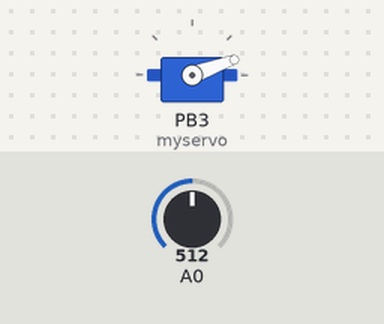
Simulated run of this sketch. Board: ATtiny85, built with avr-gcc and run on an emulated ATtiny85. Shown: servo. The test bench sets the inputs (shaded band); at power-on: A0 = 512. What the sketch prints to the serial monitor is not drawn.

Above: at 1.2 s.
1.3 s: A0 set to 490
At 2.4 s:
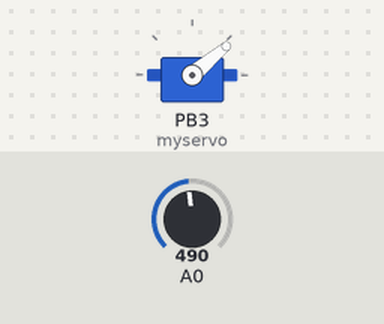
4.3 s: A0 set to 306
At 4.9 s:
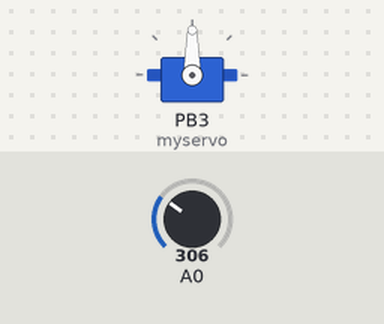
Timing chart, 0 to 16.3 s (numbered marks = the images above; inputs shaded):
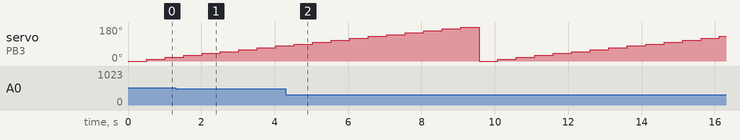

The sketch:

SoftServo_w_Debugging.ino
```cpp
#include <SoftwareServo.h>

SoftwareServo myservo;

int servoPos = 0;
int motorSpeed = 0;
long timestamp = 0;

void setup() {
  // put your setup code here, to run once:
  Serial.begin(9600);
  myservo.attach(3);
  pinMode(10, INPUT_PULLUP);
  pinMode(9, OUTPUT);
}

void loop() {
  // put your main code here, to run repeatedly:
  Serial.print("Switch: ");
  Serial.print(digitalRead(10));
  Serial.print("  Pot: ");
  Serial.print(analogRead(A0));

  if(millis() - timestamp > 500) {
    servoPos += 10;
    timestamp = millis();
  }
  if(servoPos > 180)
    servoPos = 0;
  myservo.write(servoPos);
  Serial.print("  Servo: ");
  Serial.print(servoPos);
  SoftwareServo::refresh();

  motorSpeed = analogRead(A0)/4;
  analogWrite(9, motorSpeed);
  Serial.print("  Motor: ");
  Serial.println(motorSpeed);
}
```
